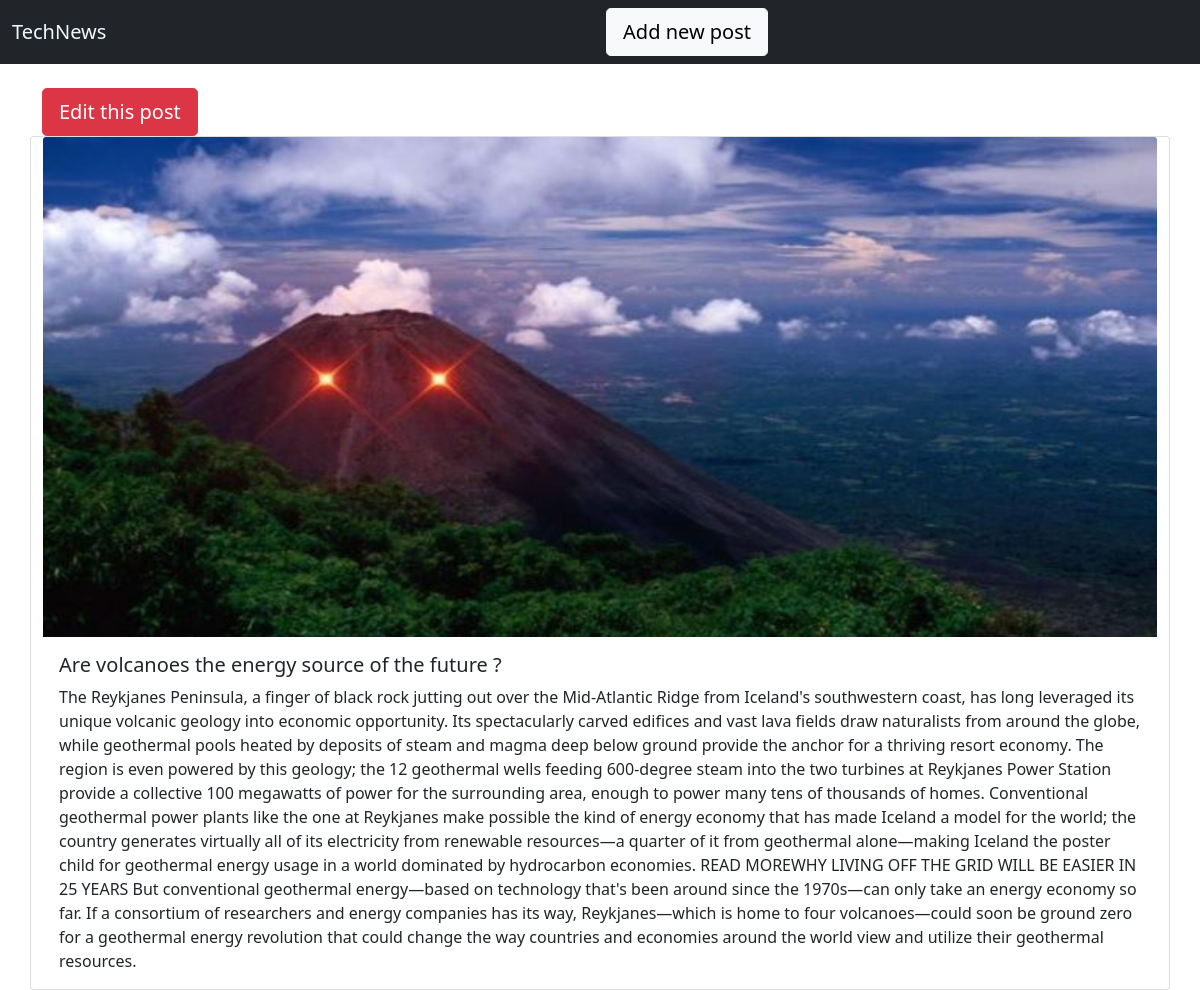
/13, run on the app's committed database.
### Post/models.py (models this page shows)
class Post(models.Model):
    user=models.ForeignKey(User,on_delete=models.CASCADE)
    title=models.CharField(max_length=50)
    content=models.TextField(default='')
    img=models.ImageField(upload_to='post_img/',default='post_img/default.png')
    created=models.DateTimeField(default=timezone.now())
    active=models.BooleanField(default=True)
    def __str__(self):
        return self.title

### Post/views.py (the view)
# urls.py: url(r'^(?P<id>\d+)$', views.post,name='post'),
def post(request,id):
    post=get_object_or_404(Post,id=id)
    context={
        'post': post ,
    }
    return render(request,'detail.html',context)

### templates/detail.html
{% extends "base.html"%}
{% block body %}
<div class="jumbotron theaddbtn">
    <a class="btn btn-danger btn-lg" href="{% url 'blog:edit_post' post.id %}" role="button">Edit this post</a>
  </div>
                     <div class="card single_post" >
                        <img src="{{post.img.url}}" class="card-img-top" width="300" height="500">
                        <div class="card-body">
                          <h5 class="card-title">{{post}}</h5>
                          <p class="card-text"> {{post.content}} </p>
                        </div>
                      </div>
                      {% endblock body %}

### static/home-static/css/style.css (style rules this page uses)
.single_post { width:100% }
img { width: 10px; }
.theaddbtn { width:100%; }

### data on the page
Post: img (picture), title "Are volcanoes the energy source of the future ?", content "The Reykjanes Peninsula, a finger of black rock jutting out over the Mid-Atlantic Ridge from Iceland's southwestern coast, has long leveraged its unique volcanic geology into economic opportunity. Its spectacularly carved edifices and vast lava fields draw naturalists from around the globe, while geothermal pools heated by deposits of steam and magma deep below ground provide the anchor for a thriving resort economy. The region is even powered by this geology; the 12 geothermal wells feeding 600-degree steam into the two turbines at Reykjanes Power Station provide a collective 100 megawatts of power for the surrounding area, enough to power many tens of thousands of homes. Conventional…"
